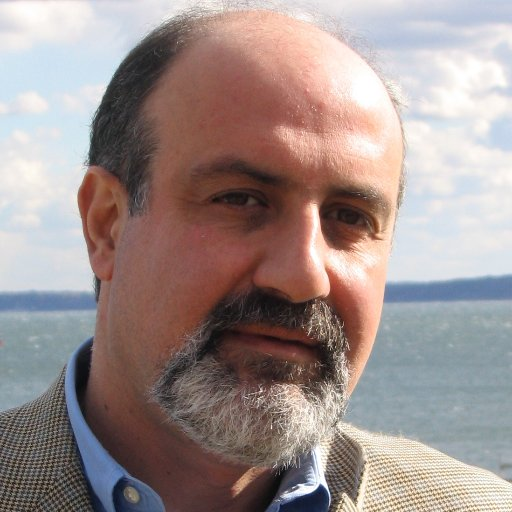
#> input picture CNN_eyeglasses/data/twitter/profile_pics/00.jpg, 512 x 512 px, found by its file name; its folder holds 4 pictures in this run
$ python example_images.py
#> lines starting #> are read from the running program, lines starting #| are printed output that depends on the picture; pictures that were not available may be replaced by others from this repository, and a replacement may not be noted
import numpy as np
import os
import matplotlib.pyplot as plt
from PIL import Image

DIR = '/Users/rvg/Documents/springboard_ds/springboard_portfolio/CNN_eyeglasses/data/twitter/'
dim = 28
fs = 8
# go through dataset, align image, convert image to grayscale, resize and save in separate data structure
for image_name in os.listdir(DIR + 'profile_pics/aligned/'):
	fig,ax = plt.subplots(1,4)
	print(image_name)
	im_unaligned = Image.open(DIR + 'profile_pics/' + image_name)
#> im_unaligned is the input picture: PIL image 512x512 RGB; mean R, G, B 158.3, 143.5, 141
	ax[0].imshow(im_unaligned)
	ax[0].axis('off')
	ax[0].set_title('Initial Twitter' + '\n' + 'Profile Picture', fontsize=fs)
	image = Image.open(DIR + 'profile_pics/aligned/' + image_name)
	ax[1].imshow(image)
	ax[1].axis('off')
	ax[1].set_title('Aligned and Resized' + '\n' + '(178 x 218) Image', fontsize=fs)
	image = image.convert('L') #convert into grayscale
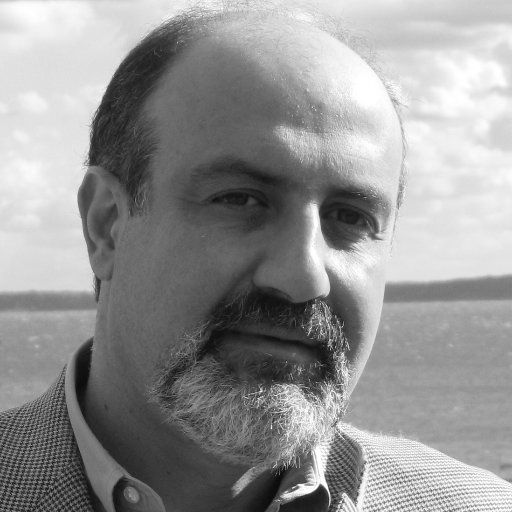
#> image: PIL image 512x512 L; min 4, max 255, mean 147.7
	ax[2].imshow(image)
	ax[2].axis('off')
	ax[2].set_title('Grayscale Image', fontsize=fs)
	image = image.resize((dim, dim), Image.BICUBIC) #resize into 28x28 dimension
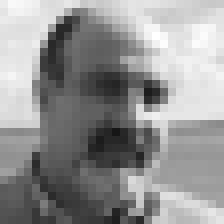
#> image: PIL image 28x28 L (shown 8 times larger); min 22, max 255, mean 147.7
	ax[3].imshow(image)
	ax[3].axis('off')
	ax[3].set_title('Resized' + '\n' + '(28 x 28) Image', fontsize=fs)
	#plt.tight_layout()
	plt.show()
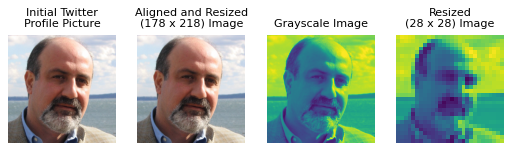
#> figure drawn by matplotlib, 4 panels
	plt.savefig('/Users/rvg/Documents/springboard_ds/springboard_portfolio/CNN_eyeglasses/data/twitter/profile_pics/image_process/%s.png'%image_name, dpi=350, bbox_inches='tight')
#> (the run stopped early here; a loop or call above may not have finished)

$ run again, on CNN_eyeglasses/data/twitter/profile_pics/04.jpg
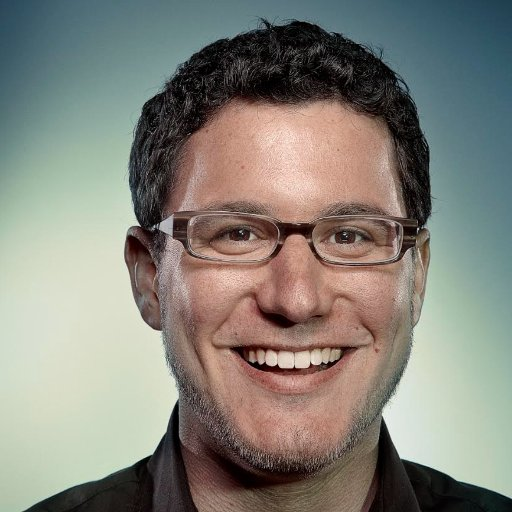
#> input picture CNN_eyeglasses/data/twitter/profile_pics/04.jpg, 512 x 512 px, found by its file name
#> im_unaligned is the input picture: PIL image 512x512 RGB; mean R, G, B 133, 131.2, 122.4
#> `image = image.convert('L')`:
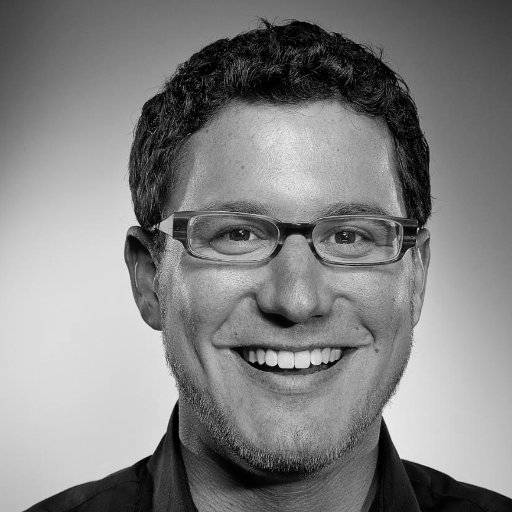
#> image: PIL image 512x512 L; min 0, max 244, mean 130.7
#> `plt.show()`:
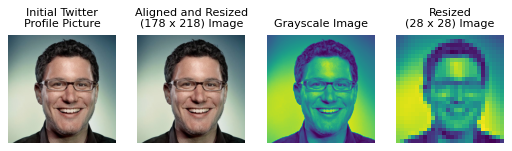
#> figure drawn by matplotlib, 4 panels

$ run again, on CNN_eyeglasses/data/twitter/profile_pics/05.jpg
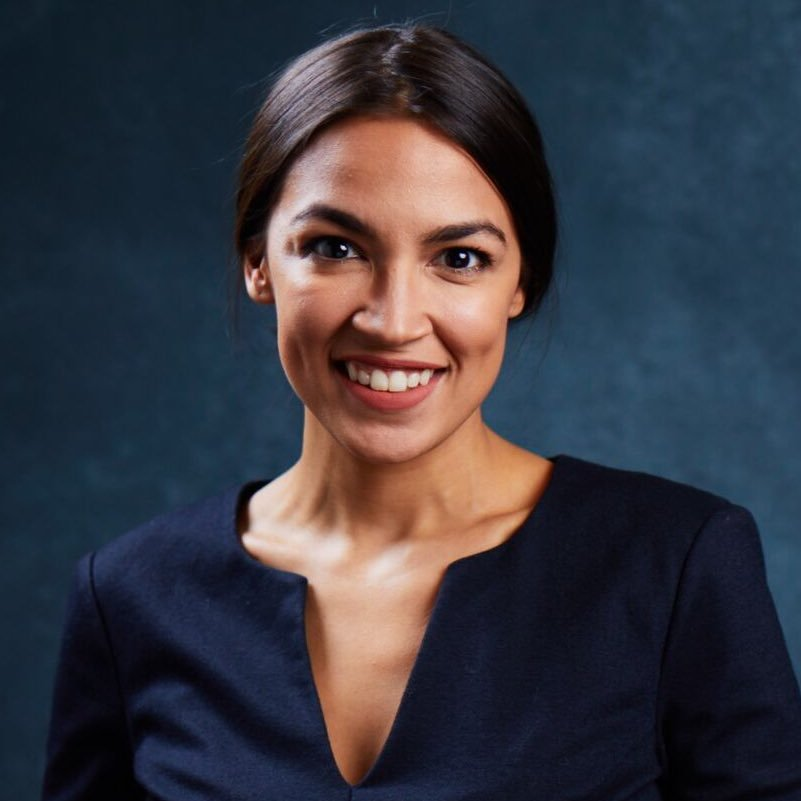
#> input picture CNN_eyeglasses/data/twitter/profile_pics/05.jpg, 801 x 801 px, found by its file name
#> im_unaligned is the input picture: PIL image 801x801 RGB; mean R, G, B 55.8, 56.1, 65.3
#> `image = image.convert('L')`:
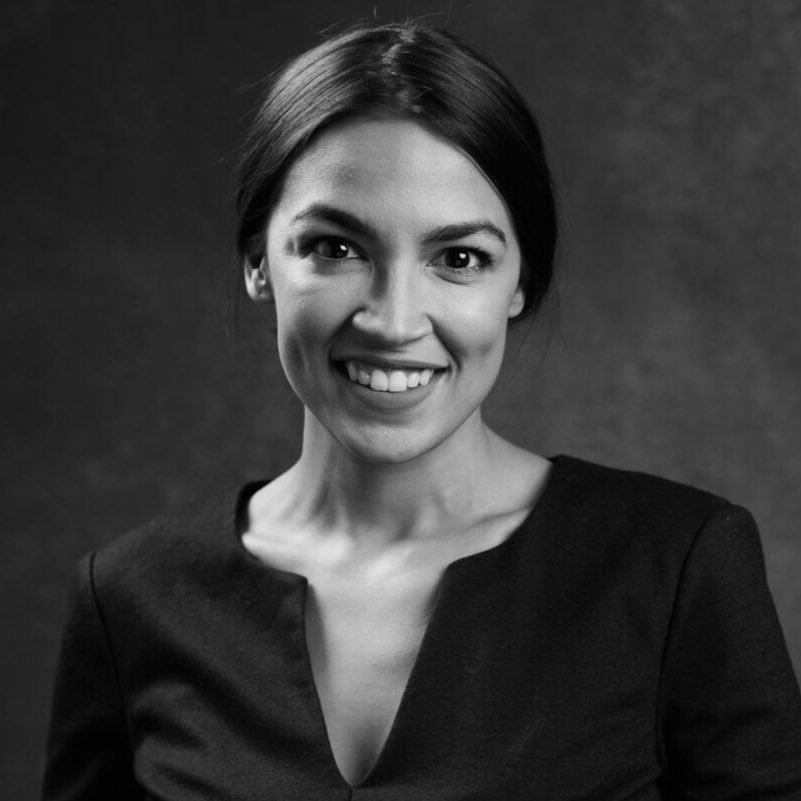
#> image: PIL image 801x801 L; min 0, max 226, mean 57.1
#> `plt.show()`:
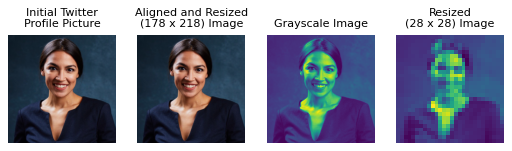
#> figure drawn by matplotlib, 4 panels

$ run again, on CNN_eyeglasses/data/twitter/profile_pics/06.jpg
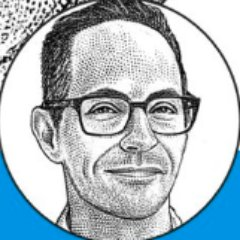
#> input picture CNN_eyeglasses/data/twitter/profile_pics/06.jpg, 240 x 240 px, found by its file name
#> im_unaligned is the input picture: PIL image 240x240 RGB; mean R, G, B 175.8, 189, 196
#> `image = image.resize((dim, dim), Image.BICUBIC)`:
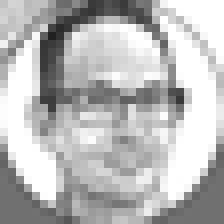
#> image: PIL image 28x28 L (shown 8 times larger); min 33, max 255, mean 185.6
#> `plt.show()`:
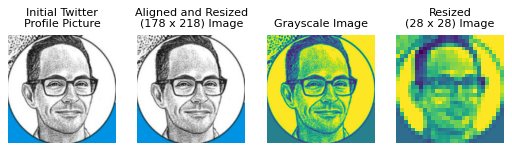
#> figure drawn by matplotlib, 4 panels
